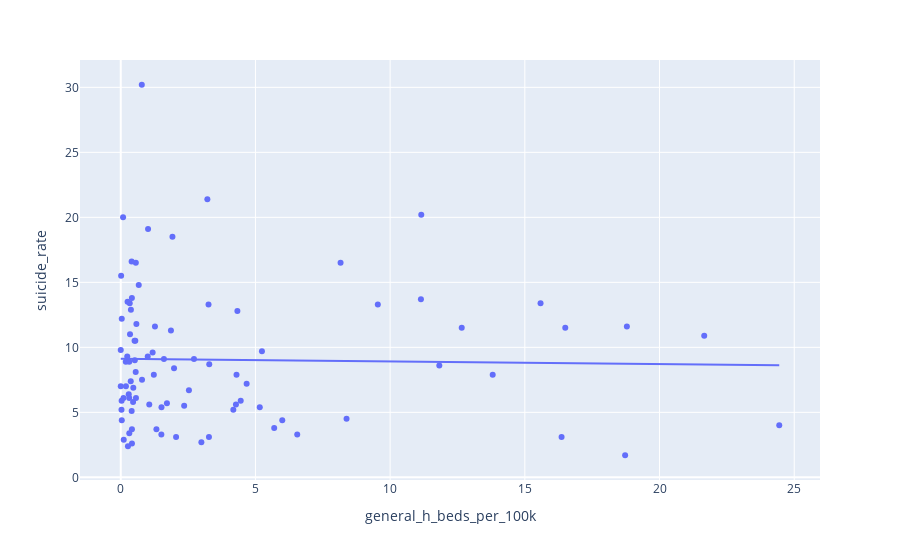

The code cell stored with this chart in its notebook:
### Markdown cell above
It's another positive trend for males and a lack of a trend for females. A milder case, but still. And there's another even more tempting place than last time to cut off the already cut off data that makes the figure look even more useless. I know this is the opposite of data, but here's an anecdote I don't remember the details of: I saw someone saying they lied to a doctor or psychologist of some kind to avoid being put in a mental hospital because it wouldn't have been good for them. Seems like they aren't the only one. Or countries with a bigger problem will tend to have more accommodations and this entire analysis is useless, but let's not make that our base assumption.

### Code cell
fig = px.scatter(df2016[df2016["general_h_beds_per_100k"] < 25], x="general_h_beds_per_100k", y="suicide_rate", trendline="ols")
fig.show()

### Figure 1 — Plotly figure (JSON) as saved in the notebook; plotly's stock layout.template omitted (floating-point values rounded to 4 significant figures)
{"data": [{"hovertemplate": "general_h_beds_per_100k=%{x}<br>suicide_rate=%{y}<extra></extra>", "legendgroup": "", "marker": {"color": "#636efa", "symbol": "circle"}, "mode": "markers", "name": "", "orientation": "v", "showlegend": false, "type": "scatter", "x": [0.296, 0.187, 4.276, 2.993, 2.718, 1.714, 0.416, 0.668, 0.315, 13.81, 3.215, 4.453, 0.565, 8.382, 1.27, 5.241, 1.001, 0, 0.79, 0.541, 1.507, 0.038, 0.413, 2.354, 2.531, 3.285, 0.513, 5.696, 18.72, 0.111, 0.781, 16.5, 0.037, 0.56, 21.66, 4.179, 0.415, 1.059, 1.603, 0.032, 11.16, 0.333, 2.054, 0.466, 0.027, 0.315, 0.555, 4.298, 3.258, 1.978, 12.66, 0.521, 1.183, 18.79, 3.274, 5.996, 0.405, 1.324, 15.58, 11.82, 0.241, 0.458, 0.344, 0.317, 0.581, 1.228, 0.253, 0.101, 16.36, 9.543, 0.267, 0.014, 0.404, 0.377, 6.551, 24.44, 4.673, 0.087, 1.919, 8.16, 11.14, 0.371, 0.192, 1.512, 5.161, 0, 4.33, 1.863, 1.014], "xaxis": "x", "y": [6.4, 8.9, 5.6, 2.7, 9.1, 5.7, 2.6, 14.8, 6.1, 7.9, 21.4, 5.9, 6.1, 4.5, 11.6, 9.7, 9.3, 7, 7.5, 10.5, 3.3, 4.4, 13.8, 5.5, 6.7, 8.7, 10.5, 3.8, 1.7, 2.9, 30.2, 11.5, 12.2, 16.5, 10.9, 5.2, 3.7, 5.6, 9.1, 5.9, 20.2, 13.4, 3.1, 6.9, 5.2, 8.9, 8.1, 7.9, 13.3, 8.4, 11.5, 9, 9.6, 11.6, 3.1, 4.4, 5.1, 3.7, 13.4, 8.6, 9.3, 5.8, 11, 3.4, 11.8, 7.9, 13.5, 6.1, 3.1, 13.3, 2.4, 15.5, 16.6, 12.9, 3.3, 4, 7.2, 20, 18.5, 16.5, 13.7, 7.4, 7, 5.4, 5.4, 9.8, 12.8, 11.3, 19.1], "yaxis": "y"}, {"hovertemplate": "<b>OLS trendline</b><br>suicide_rate = -0.0203714 * general_h_beds_per_100k + 9.11886<br>R<sup>2</sup>=0.000478<br><br>general_h_beds_per_100k=%{x}<br>suicide_rate=%{y} <b>(trend)</b><extra></extra>", "legendgroup": "", "marker": {"color": "#636efa", "symbol": "circle"}, "mode": "lines", "name": "", "showlegend": false, "type": "scatter", "x": [0, 0, 0.014, 0.027, 0.032, 0.037, 0.038, 0.087, 0.101, 0.111, 0.187, 0.192, 0.241, 0.253, 0.267, 0.296, 0.315, 0.315, 0.317, 0.333, 0.344, 0.371, 0.377, 0.404, 0.405, 0.413, 0.415, 0.416, 0.458, 0.466, 0.513, 0.521, 0.541, 0.555, 0.56, 0.565, 0.581, 0.668, 0.781, 0.79, 1.001, 1.014, 1.059, 1.183, 1.228, 1.27, 1.324, 1.507, 1.512, 1.603, 1.714, 1.863, 1.919, 1.978, 2.054, 2.354, 2.531, 2.718, 2.993, 3.215, 3.258, 3.274, 3.285, 4.179, 4.276, 4.298, 4.33, 4.453, 4.673, 5.161, 5.241, 5.696, 5.996, 6.551, 8.16, 8.382, 9.543, 11.14, 11.16, 11.82, 12.66, 13.81, 15.58, 16.36, 16.5, 18.72, 18.79, 21.66, 24.44], "xaxis": "x", "y": [9.119, 9.119, 9.119, 9.118, 9.118, 9.118, 9.118, 9.117, 9.117, 9.117, 9.115, 9.115, 9.114, 9.114, 9.113, 9.113, 9.112, 9.112, 9.112, 9.112, 9.112, 9.111, 9.111, 9.111, 9.111, 9.11, 9.11, 9.11, 9.11, 9.109, 9.108, 9.108, 9.108, 9.108, 9.107, 9.107, 9.107, 9.105, 9.103, 9.103, 9.098, 9.098, 9.097, 9.095, 9.094, 9.093, 9.092, 9.088, 9.088, 9.086, 9.084, 9.081, 9.08, 9.079, 9.077, 9.071, 9.067, 9.063, 9.058, 9.053, 9.052, 9.052, 9.052, 9.034, 9.032, 9.031, 9.031, 9.028, 9.024, 9.014, 9.012, 9.003, 8.997, 8.985, 8.953, 8.948, 8.924, 8.892, 8.892, 8.878, 8.861, 8.838, 8.801, 8.786, 8.783, 8.737, 8.736, 8.678, 8.621], "yaxis": "y"}], "layout": {"legend": {"tracegroupgap": 0}, "margin": {"t": 60}, "xaxis": {"anchor": "y", "domain": [0, 1], "title": {"text": "general_h_beds_per_100k"}}, "yaxis": {"anchor": "x", "domain": [0, 1], "title": {"text": "suicide_rate"}}}}
